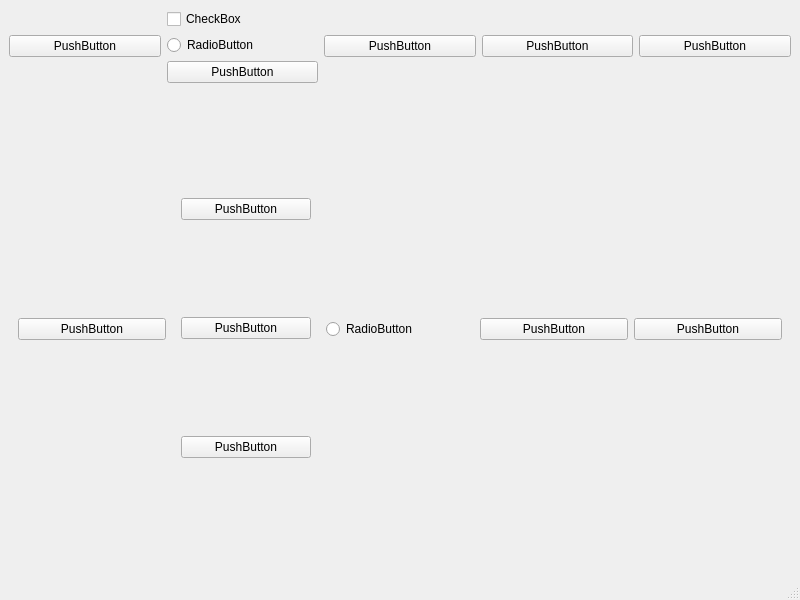
<?xml version="1.0" encoding="UTF-8"?>
<ui version="4.0">
 <class>MainWindow</class>
 <widget class="QMainWindow" name="MainWindow">
  <property name="geometry">
   <rect>
    <x>0</x>
    <y>0</y>
    <width>800</width>
    <height>600</height>
   </rect>
  </property>
  <property name="windowTitle">
   <string>MainWindow</string>
  </property>
  <widget class="QWidget" name="centralwidget">
   <layout class="QVBoxLayout" name="verticalLayout_3">
    <item>
     <layout class="QHBoxLayout" name="horizontalLayout">
      <item>
       <widget class="QPushButton" name="pushButton_3">
        <property name="text">
         <string>PushButton</string>
        </property>
       </widget>
      </item>
      <item>
       <layout class="QVBoxLayout" name="verticalLayout">
        <item>
         <widget class="QCheckBox" name="checkBox">
          <property name="text">
           <string>CheckBox</string>
          </property>
         </widget>
        </item>
        <item>
         <widget class="QRadioButton" name="radioButton">
          <property name="text">
           <string>RadioButton</string>
          </property>
         </widget>
        </item>
        <item>
         <widget class="QPushButton" name="pushButton_5">
          <property name="text">
           <string>PushButton</string>
          </property>
         </widget>
        </item>
       </layout>
      </item>
      <item>
       <widget class="QPushButton" name="pushButton_4">
        <property name="text">
         <string>PushButton</string>
        </property>
       </widget>
      </item>
      <item>
       <widget class="QPushButton" name="pushButton_2">
        <property name="text">
         <string>PushButton</string>
        </property>
       </widget>
      </item>
      <item>
       <widget class="QPushButton" name="pushButton">
        <property name="text">
         <string>PushButton</string>
        </property>
       </widget>
      </item>
     </layout>
    </item>
    <item>
     <widget class="QWidget" name="widget_2" native="true">
      <layout class="QHBoxLayout" name="horizontalLayout_2">
       <item>
        <widget class="QPushButton" name="pushButton_9">
         <property name="text">
          <string>PushButton</string>
         </property>
        </widget>
       </item>
       <item>
        <widget class="QWidget" name="widget" native="true">
         <layout class="QVBoxLayout" name="verticalLayout_2">
          <item>
           <widget class="QPushButton" name="pushButton_8">
            <property name="text">
             <string>PushButton</string>
            </property>
           </widget>
          </item>
          <item>
           <widget class="QPushButton" name="pushButton_6">
            <property name="text">
             <string>PushButton</string>
            </property>
           </widget>
          </item>
          <item>
           <widget class="QPushButton" name="pushButton_7">
            <property name="text">
             <string>PushButton</string>
            </property>
           </widget>
          </item>
         </layout>
        </widget>
       </item>
       <item>
        <widget class="QRadioButton" name="radioButton_2">
         <property name="text">
          <string>RadioButton</string>
         </property>
        </widget>
       </item>
       <item>
        <widget class="QPushButton" name="pushButton_11">
         <property name="text">
          <string>PushButton</string>
         </property>
        </widget>
       </item>
       <item>
        <widget class="QPushButton" name="pushButton_10">
         <property name="text">
          <string>PushButton</string>
         </property>
        </widget>
       </item>
      </layout>
     </widget>
    </item>
   </layout>
  </widget>
  <widget class="QMenuBar" name="menubar">
   <property name="geometry">
    <rect>
     <x>0</x>
     <y>0</y>
     <width>800</width>
     <height>17</height>
    </rect>
   </property>
  </widget>
  <widget class="QStatusBar" name="statusbar"/>
 </widget>
 <resources/>
 <connections/>
</ui>
